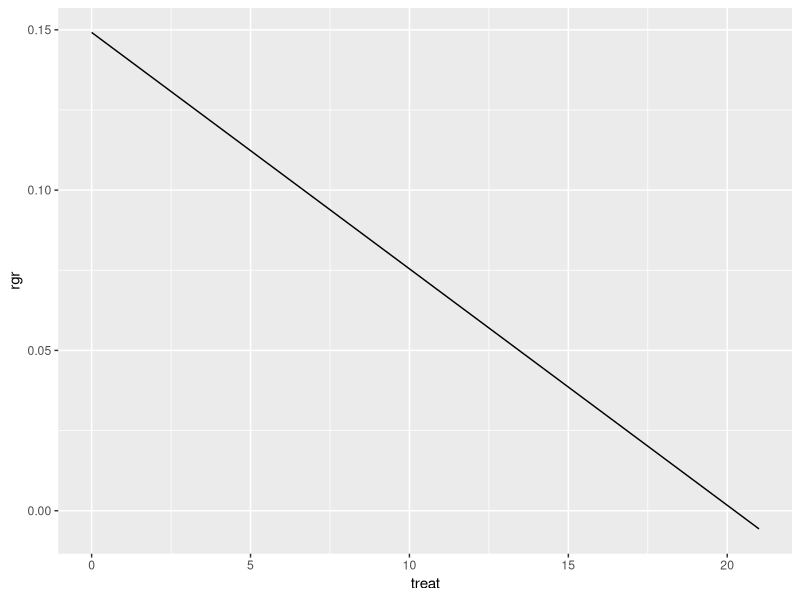
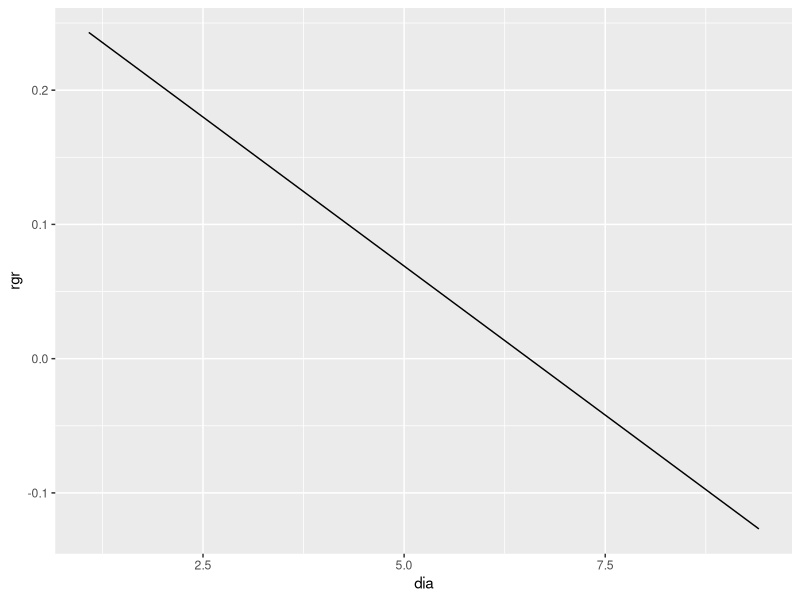

These charts were generated, in order, by the following R code:
##### Paper: water inundation sensitivity in dipterocarps
##### author: james margrove 
##### date: 29.01.2017

##### remove clutter 
rm(list=ls())

##### imported packaged 
require(ggplot2)
require(lme4)
require(foreach)
library("lmerTest")
################################################################################
data <- read.table("Data_dia,height,leafnumber ofor biomass calculation.txt",
                   header = TRUE);
str(data);

##### function to calculate rgr 
Frgr <- function (t1, t2, t) ( (log(t2)) - (log(t1))) / t;

##### calculating the growth rates 
dia_byT <- matrix(data$dia, nrow = 800);
rgr_dia_mat <- foreach(i = 1:4,
                       .combine = cbind) %do%
  Frgr(t1 = dia_byT[, 0 + i], t2 = dia_byT[, 1 + i], t = 21);

Drgr <- as.vector(rgr_dia_mat);

##### converting to a data frame 
dt <- data[data$cenus != 4, ];
dt$Drgr <- Drgr * 30;

##### Modelling the data 
growth_model1 <- lmer(Drgr ~
                 dia +
                 treat +
                 (1 | cenus) +
                 (1 | sp / mother) +
                 (1 | block),
               data = dt)

summary(growth_model1)

##### predicting the growth rates across treatments 

growth_preds <- expand.grid(dia = mean(dt$dia, na.rm = TRUE),
                     treat = seq(from = 0, to = 21, length = 100))

growth_preds$rgr <- predict(growth_model1,
                     newdata = growth_preds,
                     type = "response",
                     re.form = NA)

ggplot(growth_preds, aes(x = treat, y = rgr)) + 
  geom_line() 

##### min growth rate, and max growth rate 
min(growth_preds$rgr)
max(growth_preds$rgr)

################################################################################
##### Growth preds for diameter 
grw_preds_dia <- expand.grid(dia = seq(from = min(dt$dia, na.rm = T),
                                      to = max(dt$dia, na.rm = T),
                                      length = 100),
                            treat = 9)
grw_preds_dia$rgr <- predict(growth_model1, 
                             newdata = grw_preds_dia,
                             type = "response",
                             re.form = NA)

ggplot(grw_preds_dia, aes(x = dia, y = rgr)) + geom_line()
